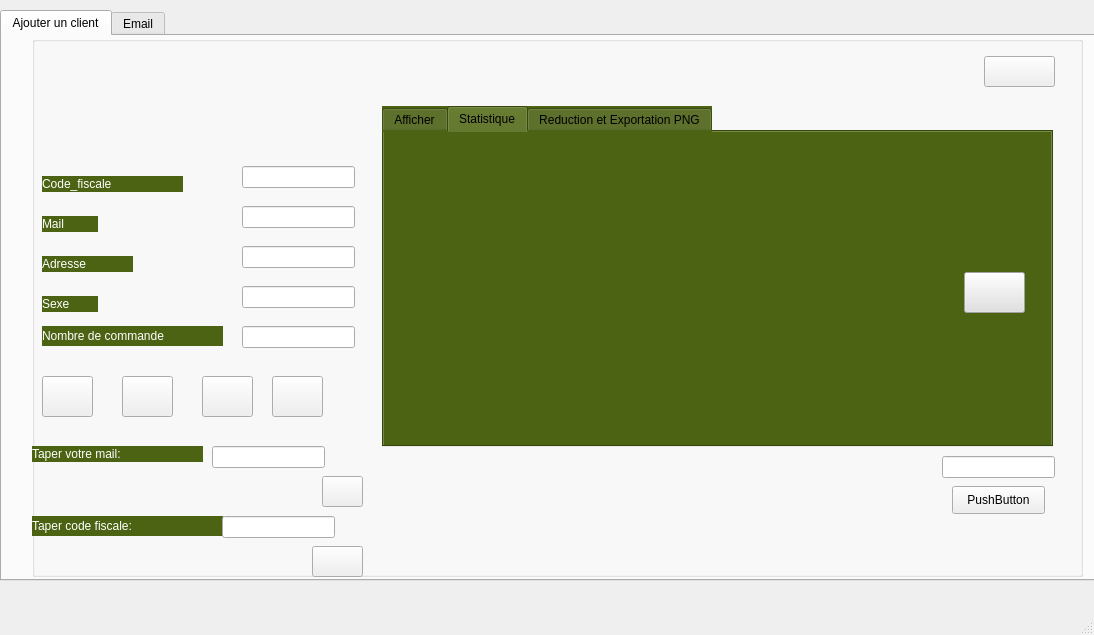
<?xml version="1.0" encoding="UTF-8"?>
<ui version="4.0">
 <class>Windowines</class>
 <widget class="QMainWindow" name="Windowines">
  <property name="geometry">
   <rect>
    <x>0</x>
    <y>0</y>
    <width>1094</width>
    <height>635</height>
   </rect>
  </property>
  <property name="windowTitle">
   <string>Windowines</string>
  </property>
  <widget class="QWidget" name="centralwidget">
   <widget class="QTabWidget" name="tabWidget">
    <property name="enabled">
     <bool>true</bool>
    </property>
    <property name="geometry">
     <rect>
      <x>0</x>
      <y>10</y>
      <width>1101</width>
      <height>571</height>
     </rect>
    </property>
    <property name="currentIndex">
     <number>0</number>
    </property>
    <widget class="QWidget" name="tab">
     <attribute name="title">
      <string>Ajouter un client</string>
     </attribute>
     <widget class="QGroupBox" name="groupBox_2">
      <property name="geometry">
       <rect>
        <x>30</x>
        <y>0</y>
        <width>1051</width>
        <height>541</height>
       </rect>
      </property>
      <property name="styleSheet">
       <string notr="true"/>
      </property>
      <property name="title">
       <string/>
      </property>
      <widget class="QLabel" name="label_5">
       <property name="geometry">
        <rect>
         <x>10</x>
         <y>140</y>
         <width>141</width>
         <height>16</height>
        </rect>
       </property>
       <property name="styleSheet">
        <string notr="true">font: 8pt &quot;8514oem&quot;;
color: rgb(255, 255, 255);
background-color: rgb(76, 99, 19);
font: 8pt &quot;MS Shell Dlg 2&quot;;
font: 75 8pt &quot;8514oem&quot;;
</string>
       </property>
       <property name="text">
        <string>Code_fiscale</string>
       </property>
      </widget>
      <widget class="QLabel" name="label_6">
       <property name="geometry">
        <rect>
         <x>10</x>
         <y>180</y>
         <width>56</width>
         <height>16</height>
        </rect>
       </property>
       <property name="styleSheet">
        <string notr="true">font: 8pt &quot;8514oem&quot;;
color: rgb(255, 255, 255);
background-color: rgb(76, 99, 19);
font: 8pt &quot;MS Shell Dlg 2&quot;;
font: 75 8pt &quot;8514oem&quot;;
</string>
       </property>
       <property name="text">
        <string>Mail</string>
       </property>
      </widget>
      <widget class="QLabel" name="label_7">
       <property name="geometry">
        <rect>
         <x>10</x>
         <y>220</y>
         <width>91</width>
         <height>16</height>
        </rect>
       </property>
       <property name="styleSheet">
        <string notr="true">font: 8pt &quot;8514oem&quot;;
color: rgb(255, 255, 255);
background-color: rgb(76, 99, 19);
font: 8pt &quot;MS Shell Dlg 2&quot;;
font: 75 8pt &quot;8514oem&quot;;
</string>
       </property>
       <property name="text">
        <string>Adresse</string>
       </property>
      </widget>
      <widget class="QLineEdit" name="cd">
       <property name="geometry">
        <rect>
         <x>210</x>
         <y>130</y>
         <width>113</width>
         <height>22</height>
        </rect>
       </property>
      </widget>
      <widget class="QLineEdit" name="le_mail">
       <property name="geometry">
        <rect>
         <x>210</x>
         <y>170</y>
         <width>113</width>
         <height>22</height>
        </rect>
       </property>
      </widget>
      <widget class="QLineEdit" name="le_adresse">
       <property name="geometry">
        <rect>
         <x>210</x>
         <y>210</y>
         <width>113</width>
         <height>22</height>
        </rect>
       </property>
      </widget>
      <widget class="QPushButton" name="le_ajouter">
       <property name="geometry">
        <rect>
         <x>10</x>
         <y>340</y>
         <width>51</width>
         <height>41</height>
        </rect>
       </property>
       <property name="text">
        <string/>
       </property>
       <property name="icon">
        <iconset resource="../../mariem/Atelier_Connexion_/Atelier_Connexion/mariem.qrc">
         <normaloff>:/mariem/ajout.png</normaloff>:/mariem/ajout.png</iconset>
       </property>
       <property name="iconSize">
        <size>
         <width>30</width>
         <height>30</height>
        </size>
       </property>
      </widget>
      <widget class="QPushButton" name="pb_modifier">
       <property name="geometry">
        <rect>
         <x>90</x>
         <y>340</y>
         <width>51</width>
         <height>41</height>
        </rect>
       </property>
       <property name="text">
        <string/>
       </property>
       <property name="icon">
        <iconset resource="../../mariem/Atelier_Connexion_/Atelier_Connexion/mariem.qrc">
         <normaloff>:/mariem/modif.png</normaloff>:/mariem/modif.png</iconset>
       </property>
       <property name="iconSize">
        <size>
         <width>30</width>
         <height>30</height>
        </size>
       </property>
      </widget>
      <widget class="QLineEdit" name="le_sexe">
       <property name="geometry">
        <rect>
         <x>210</x>
         <y>250</y>
         <width>113</width>
         <height>22</height>
        </rect>
       </property>
      </widget>
      <widget class="QLabel" name="label_2">
       <property name="geometry">
        <rect>
         <x>10</x>
         <y>260</y>
         <width>56</width>
         <height>16</height>
        </rect>
       </property>
       <property name="styleSheet">
        <string notr="true">font: 8pt &quot;8514oem&quot;;
color: rgb(255, 255, 255);
background-color: rgb(76, 99, 19);
font: 8pt &quot;MS Shell Dlg 2&quot;;
font: 75 8pt &quot;8514oem&quot;;
</string>
       </property>
       <property name="text">
        <string>Sexe</string>
       </property>
      </widget>
      <widget class="QLineEdit" name="le_nbr">
       <property name="geometry">
        <rect>
         <x>210</x>
         <y>290</y>
         <width>113</width>
         <height>22</height>
        </rect>
       </property>
      </widget>
      <widget class="QLabel" name="label_4">
       <property name="geometry">
        <rect>
         <x>10</x>
         <y>290</y>
         <width>181</width>
         <height>20</height>
        </rect>
       </property>
       <property name="styleSheet">
        <string notr="true">font: 8pt &quot;8514oem&quot;;
color: rgb(255, 255, 255);
background-color: rgb(76, 99, 19);
font: 8pt &quot;MS Shell Dlg 2&quot;;
font: 75 8pt &quot;8514oem&quot;;
</string>
       </property>
       <property name="text">
        <string>Nombre de commande</string>
       </property>
      </widget>
      <widget class="QPushButton" name="trier">
       <property name="geometry">
        <rect>
         <x>170</x>
         <y>340</y>
         <width>51</width>
         <height>41</height>
        </rect>
       </property>
       <property name="text">
        <string/>
       </property>
       <property name="icon">
        <iconset resource="../../mariem/Atelier_Connexion_/Atelier_Connexion/mariem.qrc">
         <normaloff>:/mariem/tri.png</normaloff>:/mariem/tri.png</iconset>
       </property>
       <property name="iconSize">
        <size>
         <width>30</width>
         <height>30</height>
        </size>
       </property>
      </widget>
      <widget class="QPushButton" name="le_PDF">
       <property name="geometry">
        <rect>
         <x>240</x>
         <y>340</y>
         <width>51</width>
         <height>41</height>
        </rect>
       </property>
       <property name="text">
        <string/>
       </property>
       <property name="icon">
        <iconset resource="../../mariem/Atelier_Connexion_/Atelier_Connexion/mariem.qrc">
         <normaloff>:/mariem/pdf.png</normaloff>:/mariem/pdf.png</iconset>
       </property>
       <property name="iconSize">
        <size>
         <width>30</width>
         <height>30</height>
        </size>
       </property>
      </widget>
      <widget class="QLabel" name="label_3">
       <property name="geometry">
        <rect>
         <x>0</x>
         <y>410</y>
         <width>171</width>
         <height>16</height>
        </rect>
       </property>
       <property name="styleSheet">
        <string notr="true">font: 8pt &quot;8514oem&quot;;
color: rgb(255, 255, 255);
background-color: rgb(76, 99, 19);
font: 8pt &quot;MS Shell Dlg 2&quot;;
font: 75 8pt &quot;8514oem&quot;;
</string>
       </property>
       <property name="text">
        <string>Taper votre mail:</string>
       </property>
      </widget>
      <widget class="QLineEdit" name="le_email">
       <property name="geometry">
        <rect>
         <x>180</x>
         <y>410</y>
         <width>113</width>
         <height>22</height>
        </rect>
       </property>
      </widget>
      <widget class="QPushButton" name="le_chercher">
       <property name="geometry">
        <rect>
         <x>290</x>
         <y>440</y>
         <width>41</width>
         <height>31</height>
        </rect>
       </property>
       <property name="text">
        <string/>
       </property>
       <property name="icon">
        <iconset resource="../../mariem/Atelier_Connexion_/Atelier_Connexion/mariem.qrc">
         <normaloff>:/mariem/recherche.png</normaloff>:/mariem/recherche.png</iconset>
       </property>
       <property name="iconSize">
        <size>
         <width>30</width>
         <height>30</height>
        </size>
       </property>
      </widget>
      <widget class="QLineEdit" name="le_client">
       <property name="geometry">
        <rect>
         <x>910</x>
         <y>420</y>
         <width>113</width>
         <height>22</height>
        </rect>
       </property>
      </widget>
      <widget class="QPushButton" name="afficheur">
       <property name="geometry">
        <rect>
         <x>920</x>
         <y>450</y>
         <width>93</width>
         <height>28</height>
        </rect>
       </property>
       <property name="text">
        <string>PushButton</string>
       </property>
      </widget>
      <widget class="QLabel" name="label">
       <property name="geometry">
        <rect>
         <x>0</x>
         <y>480</y>
         <width>191</width>
         <height>20</height>
        </rect>
       </property>
       <property name="styleSheet">
        <string notr="true">font: 8pt &quot;8514oem&quot;;
color: rgb(255, 255, 255);
background-color: rgb(76, 99, 19);
font: 8pt &quot;MS Shell Dlg 2&quot;;
font: 75 8pt &quot;8514oem&quot;;
</string>
       </property>
       <property name="text">
        <string>Taper code fiscale:</string>
       </property>
      </widget>
      <widget class="QLineEdit" name="le_supp_code">
       <property name="geometry">
        <rect>
         <x>190</x>
         <y>480</y>
         <width>113</width>
         <height>22</height>
        </rect>
       </property>
      </widget>
      <widget class="QPushButton" name="pb_supprimer">
       <property name="geometry">
        <rect>
         <x>280</x>
         <y>510</y>
         <width>51</width>
         <height>31</height>
        </rect>
       </property>
       <property name="text">
        <string/>
       </property>
       <property name="icon">
        <iconset resource="../../mariem/Atelier_Connexion_/Atelier_Connexion/mariem.qrc">
         <normaloff>:/mariem/supp.png</normaloff>:/mariem/supp.png</iconset>
       </property>
      </widget>
      <widget class="QWidget" name="verticalLayoutWidget_2">
       <property name="geometry">
        <rect>
         <x>570</x>
         <y>50</y>
         <width>221</width>
         <height>41</height>
        </rect>
       </property>
       <layout class="QVBoxLayout" name="verticalLayout"/>
      </widget>
      <widget class="QLabel" name="label_10">
       <property name="geometry">
        <rect>
         <x>0</x>
         <y>10</y>
         <width>1091</width>
         <height>541</height>
        </rect>
       </property>
       <property name="text">
        <string/>
       </property>
       <property name="pixmap">
        <pixmap resource="../../mariem/Atelier_Connexion_/Atelier_Connexion/mariem.qrc">:/mariem/ajouuuutttt.jpg</pixmap>
       </property>
       <property name="scaledContents">
        <bool>true</bool>
       </property>
      </widget>
      <widget class="QTabWidget" name="tabWidget_2">
       <property name="geometry">
        <rect>
         <x>350</x>
         <y>70</y>
         <width>671</width>
         <height>341</height>
        </rect>
       </property>
       <property name="styleSheet">
        <string notr="true">background-color: rgb(76, 99, 19);</string>
       </property>
       <property name="currentIndex">
        <number>1</number>
       </property>
       <widget class="QWidget" name="tab_2">
        <attribute name="title">
         <string>Afficher</string>
        </attribute>
        <widget class="QTableView" name="tab_client">
         <property name="geometry">
          <rect>
           <x>10</x>
           <y>10</y>
           <width>641</width>
           <height>291</height>
          </rect>
         </property>
         <property name="styleSheet">
          <string notr="true">background-color: rgb(255, 255, 255);</string>
         </property>
        </widget>
       </widget>
       <widget class="QWidget" name="tab_3">
        <attribute name="title">
         <string>Statistique</string>
        </attribute>
        <widget class="QFrame" name="horizontalFrame">
         <property name="geometry">
          <rect>
           <x>20</x>
           <y>10</y>
           <width>531</width>
           <height>291</height>
          </rect>
         </property>
         <layout class="QHBoxLayout" name="horizontalLayout_2"/>
        </widget>
        <widget class="QPushButton" name="le_stat">
         <property name="geometry">
          <rect>
           <x>580</x>
           <y>140</y>
           <width>61</width>
           <height>41</height>
          </rect>
         </property>
         <property name="styleSheet">
          <string notr="true">background-color: rgb(225, 225, 225);</string>
         </property>
         <property name="text">
          <string/>
         </property>
         <property name="icon">
          <iconset resource="../../mariem/Atelier_Connexion_/Atelier_Connexion/mariem.qrc">
           <normaloff>:/mariem/stat.png</normaloff>:/mariem/stat.png</iconset>
         </property>
         <property name="iconSize">
          <size>
           <width>30</width>
           <height>30</height>
          </size>
         </property>
        </widget>
       </widget>
       <widget class="QWidget" name="tab_6">
        <attribute name="title">
         <string>Reduction et Exportation PNG</string>
        </attribute>
        <widget class="QPushButton" name="pb_reduction">
         <property name="geometry">
          <rect>
           <x>440</x>
           <y>50</y>
           <width>151</width>
           <height>28</height>
          </rect>
         </property>
         <property name="styleSheet">
          <string notr="true">background-color: rgb(255, 255, 255);</string>
         </property>
         <property name="text">
          <string>calculer reduction</string>
         </property>
        </widget>
        <widget class="QLabel" name="label_9">
         <property name="geometry">
          <rect>
           <x>100</x>
           <y>140</y>
           <width>111</width>
           <height>20</height>
          </rect>
         </property>
         <property name="styleSheet">
          <string notr="true">font: 8pt &quot;8514oem&quot;;
color: rgb(255, 255, 255);
background-color: rgb(76, 99, 19);
font: 8pt &quot;MS Shell Dlg 2&quot;;
font: 75 8pt &quot;8514oem&quot;;
</string>
         </property>
         <property name="text">
          <string>le code:</string>
         </property>
        </widget>
        <widget class="QPushButton" name="PNG">
         <property name="geometry">
          <rect>
           <x>470</x>
           <y>130</y>
           <width>93</width>
           <height>28</height>
          </rect>
         </property>
         <property name="styleSheet">
          <string notr="true">background-color: rgb(255, 255, 255);</string>
         </property>
         <property name="text">
          <string>exporter PNG</string>
         </property>
        </widget>
        <widget class="QLineEdit" name="png">
         <property name="geometry">
          <rect>
           <x>290</x>
           <y>140</y>
           <width>113</width>
           <height>22</height>
          </rect>
         </property>
        </widget>
        <widget class="QLabel" name="label_8">
         <property name="geometry">
          <rect>
           <x>30</x>
           <y>50</y>
           <width>241</width>
           <height>31</height>
          </rect>
         </property>
         <property name="styleSheet">
          <string notr="true">font: 8pt &quot;8514oem&quot;;
color: rgb(255, 255, 255);
background-color: rgb(76, 99, 19);
font: 8pt &quot;MS Shell Dlg 2&quot;;
font: 75 8pt &quot;8514oem&quot;;
</string>
         </property>
         <property name="text">
          <string>Code fiscale du client:</string>
         </property>
        </widget>
        <widget class="QLineEdit" name="le_fiscale">
         <property name="geometry">
          <rect>
           <x>290</x>
           <y>60</y>
           <width>113</width>
           <height>22</height>
          </rect>
         </property>
        </widget>
       </widget>
      </widget>
      <widget class="QPushButton" name="pb_back2">
       <property name="geometry">
        <rect>
         <x>952</x>
         <y>20</y>
         <width>71</width>
         <height>31</height>
        </rect>
       </property>
       <property name="text">
        <string/>
       </property>
       <property name="icon">
        <iconset resource="../../mariem/Atelier_Connexion_/Atelier_Connexion/mariem.qrc">
         <normaloff>:/mariem/bback-removebg-preview.png</normaloff>:/mariem/bback-removebg-preview.png</iconset>
       </property>
       <property name="iconSize">
        <size>
         <width>30</width>
         <height>30</height>
        </size>
       </property>
      </widget>
      <zorder>label_10</zorder>
      <zorder>label_5</zorder>
      <zorder>label_6</zorder>
      <zorder>label_7</zorder>
      <zorder>cd</zorder>
      <zorder>le_mail</zorder>
      <zorder>le_adresse</zorder>
      <zorder>le_ajouter</zorder>
      <zorder>pb_modifier</zorder>
      <zorder>le_sexe</zorder>
      <zorder>label_2</zorder>
      <zorder>le_nbr</zorder>
      <zorder>label_4</zorder>
      <zorder>trier</zorder>
      <zorder>le_PDF</zorder>
      <zorder>label_3</zorder>
      <zorder>le_email</zorder>
      <zorder>le_chercher</zorder>
      <zorder>le_client</zorder>
      <zorder>afficheur</zorder>
      <zorder>label</zorder>
      <zorder>le_supp_code</zorder>
      <zorder>pb_supprimer</zorder>
      <zorder>verticalLayoutWidget_2</zorder>
      <zorder>tabWidget_2</zorder>
      <zorder>pb_back2</zorder>
     </widget>
    </widget>
    <widget class="QWidget" name="tab_5">
     <attribute name="title">
      <string>Email</string>
     </attribute>
     <widget class="QLabel" name="label_11">
      <property name="geometry">
       <rect>
        <x>140</x>
        <y>40</y>
        <width>131</width>
        <height>20</height>
       </rect>
      </property>
      <property name="styleSheet">
       <string notr="true">font: 8pt &quot;8514oem&quot;;
color: rgb(255, 255, 255);
background-color: rgb(76, 99, 19);
font: 8pt &quot;MS Shell Dlg 2&quot;;
font: 75 8pt &quot;8514oem&quot;;</string>
      </property>
      <property name="text">
       <string>stmp server:</string>
      </property>
     </widget>
     <widget class="QLabel" name="label_12">
      <property name="geometry">
       <rect>
        <x>140</x>
        <y>90</y>
        <width>131</width>
        <height>20</height>
       </rect>
      </property>
      <property name="styleSheet">
       <string notr="true">font: 8pt &quot;8514oem&quot;;
color: rgb(255, 255, 255);
background-color: rgb(76, 99, 19);
font: 8pt &quot;MS Shell Dlg 2&quot;;
font: 75 8pt &quot;8514oem&quot;;</string>
      </property>
      <property name="text">
       <string>Server port:</string>
      </property>
     </widget>
     <widget class="QLabel" name="label_13">
      <property name="geometry">
       <rect>
        <x>140</x>
        <y>130</y>
        <width>91</width>
        <height>20</height>
       </rect>
      </property>
      <property name="styleSheet">
       <string notr="true">font: 8pt &quot;8514oem&quot;;
color: rgb(255, 255, 255);
background-color: rgb(76, 99, 19);
font: 8pt &quot;MS Shell Dlg 2&quot;;
font: 75 8pt &quot;8514oem&quot;;</string>
      </property>
      <property name="text">
       <string>Username:</string>
      </property>
     </widget>
     <widget class="QLabel" name="label_14">
      <property name="geometry">
       <rect>
        <x>140</x>
        <y>170</y>
        <width>111</width>
        <height>20</height>
       </rect>
      </property>
      <property name="styleSheet">
       <string notr="true">font: 8pt &quot;8514oem&quot;;
color: rgb(255, 255, 255);
background-color: rgb(76, 99, 19);
font: 8pt &quot;MS Shell Dlg 2&quot;;
font: 75 8pt &quot;8514oem&quot;;</string>
      </property>
      <property name="text">
       <string>Password:</string>
      </property>
     </widget>
     <widget class="QLabel" name="label_15">
      <property name="geometry">
       <rect>
        <x>140</x>
        <y>210</y>
        <width>141</width>
        <height>20</height>
       </rect>
      </property>
      <property name="styleSheet">
       <string notr="true">font: 8pt &quot;8514oem&quot;;
color: rgb(255, 255, 255);
background-color: rgb(76, 99, 19);
font: 8pt &quot;MS Shell Dlg 2&quot;;
font: 75 8pt &quot;8514oem&quot;;</string>
      </property>
      <property name="text">
       <string>Recipant to:</string>
      </property>
     </widget>
     <widget class="QLabel" name="label_16">
      <property name="geometry">
       <rect>
        <x>140</x>
        <y>260</y>
        <width>81</width>
        <height>20</height>
       </rect>
      </property>
      <property name="styleSheet">
       <string notr="true">font: 8pt &quot;8514oem&quot;;
color: rgb(255, 255, 255);
background-color: rgb(76, 99, 19);
font: 8pt &quot;MS Shell Dlg 2&quot;;
font: 75 8pt &quot;8514oem&quot;;</string>
      </property>
      <property name="text">
       <string>Subject:</string>
      </property>
     </widget>
     <widget class="QLabel" name="label_17">
      <property name="geometry">
       <rect>
        <x>140</x>
        <y>370</y>
        <width>81</width>
        <height>20</height>
       </rect>
      </property>
      <property name="styleSheet">
       <string notr="true">font: 8pt &quot;8514oem&quot;;
color: rgb(255, 255, 255);
background-color: rgb(76, 99, 19);
font: 8pt &quot;MS Shell Dlg 2&quot;;
font: 75 8pt &quot;8514oem&quot;;</string>
      </property>
      <property name="text">
       <string>Message:</string>
      </property>
     </widget>
     <widget class="QLineEdit" name="server">
      <property name="geometry">
       <rect>
        <x>350</x>
        <y>40</y>
        <width>501</width>
        <height>21</height>
       </rect>
      </property>
      <property name="text">
       <string>smtp.gmail.com</string>
      </property>
     </widget>
     <widget class="QLineEdit" name="port">
      <property name="geometry">
       <rect>
        <x>350</x>
        <y>80</y>
        <width>511</width>
        <height>22</height>
       </rect>
      </property>
      <property name="text">
       <string>465</string>
      </property>
     </widget>
     <widget class="QLineEdit" name="uname">
      <property name="geometry">
       <rect>
        <x>350</x>
        <y>120</y>
        <width>511</width>
        <height>22</height>
       </rect>
      </property>
     </widget>
     <widget class="QLineEdit" name="paswd">
      <property name="geometry">
       <rect>
        <x>350</x>
        <y>170</y>
        <width>511</width>
        <height>22</height>
       </rect>
      </property>
     </widget>
     <widget class="QLineEdit" name="rcpt">
      <property name="geometry">
       <rect>
        <x>350</x>
        <y>210</y>
        <width>511</width>
        <height>22</height>
       </rect>
      </property>
     </widget>
     <widget class="QLineEdit" name="subject">
      <property name="geometry">
       <rect>
        <x>350</x>
        <y>260</y>
        <width>511</width>
        <height>22</height>
       </rect>
      </property>
     </widget>
     <widget class="QPushButton" name="sendBtn">
      <property name="geometry">
       <rect>
        <x>930</x>
        <y>480</y>
        <width>93</width>
        <height>28</height>
       </rect>
      </property>
      <property name="text">
       <string>Send</string>
      </property>
     </widget>
     <widget class="QPlainTextEdit" name="msg">
      <property name="geometry">
       <rect>
        <x>350</x>
        <y>370</y>
        <width>521</width>
        <height>141</height>
       </rect>
      </property>
     </widget>
     <widget class="QLabel" name="label_18">
      <property name="geometry">
       <rect>
        <x>140</x>
        <y>310</y>
        <width>91</width>
        <height>16</height>
       </rect>
      </property>
      <property name="styleSheet">
       <string notr="true">font: 8pt &quot;8514oem&quot;;
color: rgb(255, 255, 255);
background-color: rgb(76, 99, 19);
font: 8pt &quot;MS Shell Dlg 2&quot;;
font: 75 8pt &quot;8514oem&quot;;</string>
      </property>
      <property name="text">
       <string>Browse:</string>
      </property>
     </widget>
     <widget class="QLineEdit" name="file">
      <property name="geometry">
       <rect>
        <x>350</x>
        <y>310</y>
        <width>511</width>
        <height>22</height>
       </rect>
      </property>
     </widget>
     <widget class="QPushButton" name="browseBtn">
      <property name="geometry">
       <rect>
        <x>900</x>
        <y>320</y>
        <width>93</width>
        <height>28</height>
       </rect>
      </property>
      <property name="text">
       <string>Browse...</string>
      </property>
     </widget>
     <widget class="QLabel" name="label_19">
      <property name="geometry">
       <rect>
        <x>-10</x>
        <y>-10</y>
        <width>1101</width>
        <height>591</height>
       </rect>
      </property>
      <property name="text">
       <string/>
      </property>
      <property name="pixmap">
       <pixmap resource="../../mariem/Atelier_Connexion_/Atelier_Connexion/mariem.qrc">:/mariem/ajouuuutttt.jpg</pixmap>
      </property>
      <property name="scaledContents">
       <bool>true</bool>
      </property>
     </widget>
     <zorder>label_19</zorder>
     <zorder>label_11</zorder>
     <zorder>label_12</zorder>
     <zorder>label_13</zorder>
     <zorder>label_14</zorder>
     <zorder>label_15</zorder>
     <zorder>label_16</zorder>
     <zorder>label_17</zorder>
     <zorder>server</zorder>
     <zorder>port</zorder>
     <zorder>uname</zorder>
     <zorder>paswd</zorder>
     <zorder>rcpt</zorder>
     <zorder>subject</zorder>
     <zorder>sendBtn</zorder>
     <zorder>msg</zorder>
     <zorder>label_18</zorder>
     <zorder>file</zorder>
     <zorder>browseBtn</zorder>
    </widget>
   </widget>
  </widget>
  <widget class="QMenuBar" name="menubar">
   <property name="geometry">
    <rect>
     <x>0</x>
     <y>0</y>
     <width>1094</width>
     <height>26</height>
    </rect>
   </property>
  </widget>
  <widget class="QStatusBar" name="statusbar"/>
 </widget>
 <resources>
  <include location="../../mariem/Atelier_Connexion_/Atelier_Connexion/mariem.qrc"/>
 </resources>
 <connections/>
</ui>
